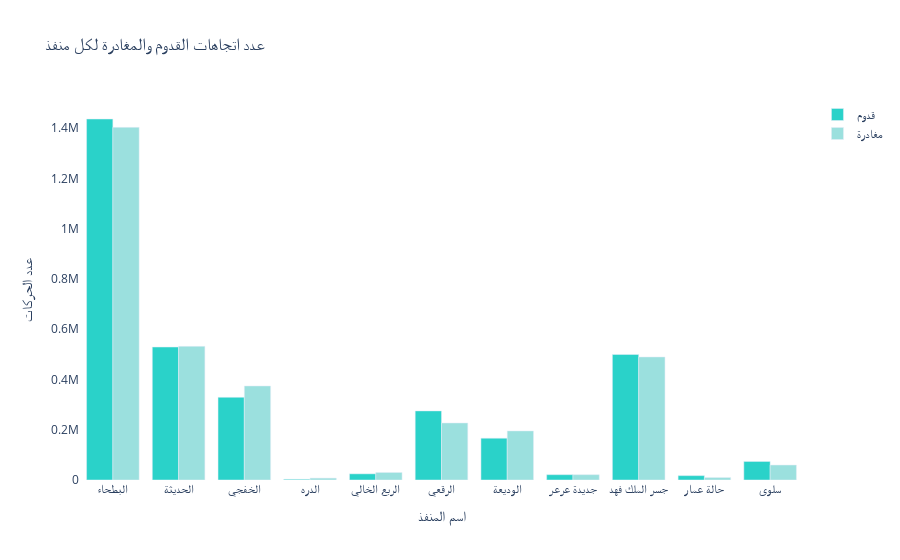

Notebook code for this chart:
### Markdown cell above
### عدد اتجاهات القدوم والمغادرة لكل منفذ

### Code cell
grouped_data1 = df.groupby(['اسم المنفذ', 'الاتجاه'])['عدد الحركات'].sum().reset_index()
fig = go.Figure()

fig.add_trace(go.Bar( x=grouped_data1[grouped_data1['الاتجاه'] == 'قدوم']['اسم المنفذ'],
                     y=grouped_data1[grouped_data1['الاتجاه'] == 'قدوم']['عدد الحركات'],
                     name='قدوم', marker_color='#2ad2c9'))
 
fig.add_trace(go.Bar( x=grouped_data1[grouped_data1['الاتجاه'] == 'مغادرة']['اسم المنفذ'],
                     y=grouped_data1[grouped_data1['الاتجاه'] == 'مغادرة']['عدد الحركات'], 
                     name='مغادرة',  marker_color='#9be0de'))
  
fig.update_layout( title='عدد اتجاهات القدوم والمغادرة لكل منفذ',
                  xaxis_title='اسم المنفذ',
                  yaxis_title='عدد الحركات', 
                  barmode='group',
                  plot_bgcolor='white')
  

fig.show()

### Figure 1 — Plotly figure (JSON) as saved in the notebook; plotly's stock layout.template omitted (floating-point values rounded to 4 significant figures)
{"data": [{"marker": {"color": "#2ad2c9"}, "name": "قدوم", "type": "bar", "x": ["البطحاء", "الحديثة", "الخفجي", "الدره", "الربع الخالي", "الرقعي", "الوديعة", "جديدة عرعر", "جسر الملك فهد", "حالة عمار", "سلوى"], "y": [1436012, 528994, 328846, 2945, 24504, 274880, 166312, 21124, 499206, 17317, 73660]}, {"marker": {"color": "#9be0de"}, "name": "مغادرة", "type": "bar", "x": ["البطحاء", "الحديثة", "الخفجي", "الدره", "الربع الخالي", "الرقعي", "الوديعة", "جديدة عرعر", "جسر الملك فهد", "حالة عمار", "سلوى"], "y": [1402726, 531616, 373968, 7570, 29950, 226769, 195208, 21138, 489314, 9874, 59589]}], "layout": {"barmode": "group", "plot_bgcolor": "white", "title": {"text": "عدد اتجاهات القدوم والمغادرة لكل منفذ"}, "xaxis": {"title": {"text": "اسم المنفذ"}}, "yaxis": {"title": {"text": "عدد الحركات"}}}}
